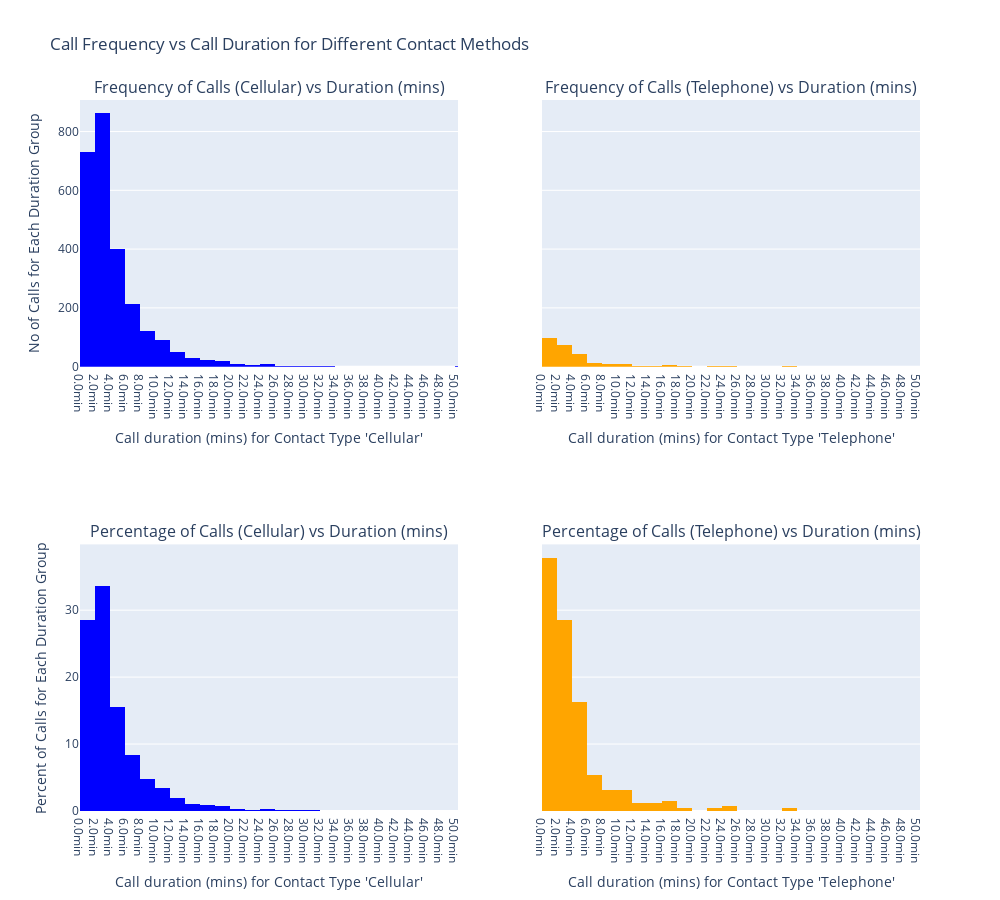

Notebook code for this chart:
### Code cell
draw_duration_hist(120)

### Figure 1 — Plotly figure (JSON) as saved in the notebook; plotly's stock layout.template omitted (floating-point values rounded to 4 significant figures; data arrays with more than 128 entries replaced by an {"elided": "..."} marker saying what was removed)
{"data": [{"histnorm": "", "hovertemplate": "%{y}", "marker": {"color": "blue"}, "name": "no of calls", "type": "histogram", "x": {"elided": "2568 int values"}, "xaxis": "x", "xbins": {"end": 3025, "size": 120, "start": 0}, "yaxis": "y"}, {"histnorm": "", "hovertemplate": "%{y}", "marker": {"color": "orange"}, "name": "no of calls", "type": "histogram", "x": {"elided": "259 int values"}, "xaxis": "x2", "xbins": {"end": 1971, "size": 120, "start": 0}, "yaxis": "y2"}, {"histnorm": "percent", "hovertemplate": "%{y:.1f}%", "marker": {"color": "blue"}, "name": "Percent of calls", "type": "histogram", "x": {"elided": "2568 int values"}, "xaxis": "x3", "xbins": {"end": 3025, "size": 120, "start": 0}, "yaxis": "y3"}, {"histnorm": "percent", "hovertemplate": "%{y:.1f}%", "marker": {"color": "orange"}, "name": "Percent of calls", "type": "histogram", "x": {"elided": "259 int values"}, "xaxis": "x4", "xbins": {"end": 1971, "size": 120, "start": 0}, "yaxis": "y4"}], "layout": {"annotations": [{"font": {"size": 16}, "showarrow": false, "text": "Frequency of Calls (Cellular) vs Duration (mins)", "x": 0.225, "xanchor": "center", "xref": "paper", "y": 1, "yanchor": "bottom", "yref": "paper"}, {"font": {"size": 16}, "showarrow": false, "text": "Frequency of Calls (Telephone) vs Duration (mins)", "x": 0.775, "xanchor": "center", "xref": "paper", "y": 1, "yanchor": "bottom", "yref": "paper"}, {"font": {"size": 16}, "showarrow": false, "text": "Percentage of Calls (Cellular) vs Duration (mins)", "x": 0.225, "xanchor": "center", "xref": "paper", "y": 0.375, "yanchor": "bottom", "yref": "paper"}, {"font": {"size": 16}, "showarrow": false, "text": "Percentage of Calls (Telephone) vs Duration (mins)", "x": 0.775, "xanchor": "center", "xref": "paper", "y": 0.375, "yanchor": "bottom", "yref": "paper"}], "height": 900, "showlegend": false, "title": {"text": "Call Frequency vs Call Duration for Different Contact Methods"}, "width": 1000, "xaxis": {"anchor": "y", "domain": [0, 0.45], "range": [0, 3025], "tickmode": "array", "ticktext": ["0.0min", "2.0min", "4.0min", "6.0min", "8.0min", "10.0min", "12.0min", "14.0min", "16.0min", "18.0min", "20.0min", "22.0min", "24.0min", "26.0min", "28.0min", "30.0min", "32.0min", "34.0min", "36.0min", "38.0min", "40.0min", "42.0min", "44.0min", "46.0min", "48.0min", "50.0min"], "tickvals": [0, 120, 240, 360, 480, 600, 720, 840, 960, 1080, 1200, 1320, 1440, 1560, 1680, 1800, 1920, 2040, 2160, 2280, 2400, 2520, 2640, 2760, 2880, 3000], "title": {"text": "Call duration (mins) for Contact Type 'Cellular'"}}, "xaxis2": {"anchor": "y2", "domain": [0.55, 1], "range": [0, 3025], "tickmode": "array", "ticktext": ["0.0min", "2.0min", "4.0min", "6.0min", "8.0min", "10.0min", "12.0min", "14.0min", "16.0min", "18.0min", "20.0min", "22.0min", "24.0min", "26.0min", "28.0min", "30.0min", "32.0min", "34.0min", "36.0min", "38.0min", "40.0min", "42.0min", "44.0min", "46.0min", "48.0min", "50.0min"], "tickvals": [0, 120, 240, 360, 480, 600, 720, 840, 960, 1080, 1200, 1320, 1440, 1560, 1680, 1800, 1920, 2040, 2160, 2280, 2400, 2520, 2640, 2760, 2880, 3000], "title": {"text": "Call duration (mins) for Contact Type 'Telephone'"}}, "xaxis3": {"anchor": "y3", "domain": [0, 0.45], "range": [0, 3025], "tickmode": "array", "ticktext": ["0.0min", "2.0min", "4.0min", "6.0min", "8.0min", "10.0min", "12.0min", "14.0min", "16.0min", "18.0min", "20.0min", "22.0min", "24.0min", "26.0min", "28.0min", "30.0min", "32.0min", "34.0min", "36.0min", "38.0min", "40.0min", "42.0min", "44.0min", "46.0min", "48.0min", "50.0min"], "tickvals": [0, 120, 240, 360, 480, 600, 720, 840, 960, 1080, 1200, 1320, 1440, 1560, 1680, 1800, 1920, 2040, 2160, 2280, 2400, 2520, 2640, 2760, 2880, 3000], "title": {"text": "Call duration (mins) for Contact Type 'Cellular'"}}, "xaxis4": {"anchor": "y4", "domain": [0.55, 1], "range": [0, 3025], "tickmode": "array", "ticktext": ["0.0min", "2.0min", "4.0min", "6.0min", "8.0min", "10.0min", "12.0min", "14.0min", "16.0min", "18.0min", "20.0min", "22.0min", "24.0min", "26.0min", "28.0min", "30.0min", "32.0min", "34.0min", "36.0min", "38.0min", "40.0min", "42.0min", "44.0min", "46.0min", "48.0min", "50.0min"], "tickvals": [0, 120, 240, 360, 480, 600, 720, 840, 960, 1080, 1200, 1320, 1440, 1560, 1680, 1800, 1920, 2040, 2160, 2280, 2400, 2520, 2640, 2760, 2880, 3000], "title": {"text": "Call duration (mins) for Contact Type 'Telephone'"}}, "yaxis": {"anchor": "x", "domain": [0.625, 1], "title": {"text": "No of Calls for Each Duration Group"}}, "yaxis2": {"anchor": "x2", "domain": [0.625, 1], "matches": "y", "showticklabels": false}, "yaxis3": {"anchor": "x3", "domain": [0, 0.375], "title": {"text": "Percent of Calls for Each Duration Group"}}, "yaxis4": {"anchor": "x4", "domain": [0, 0.375], "matches": "y3", "showticklabels": false}}}
